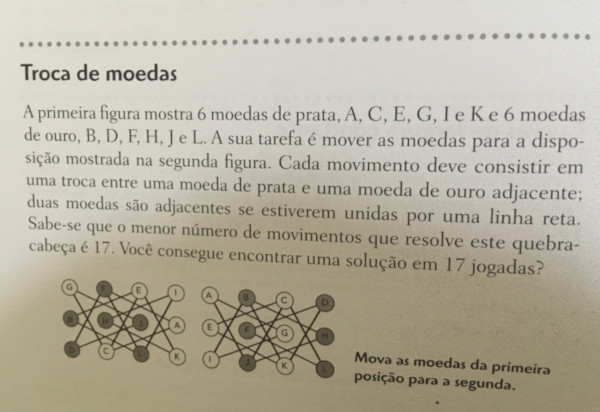
#> input picture ComputerVision/OCRPython/Imagens/livro_adaptativa.jpg, 600 x 412 px, found by its file name
$ python test14.py
#> lines starting #> are read from the running program, lines starting #| are printed output that depends on the picture; after the words box and inside, x2 and y2 are one past the last pixel; in counts of white or black regions, pixels touching at a corner belong together
import cv2

img = cv2.imread('/home/s0la1r3/Documentos/GitHub/Python/ComputerVision/OCRPython/Imagens/livro_adaptativa.jpg')
#> img is the input picture: shape (412, 600, 3); mean B, G, R 159.8, 176.4, 181.6
gray = cv2.cvtColor(img, cv2.COLOR_BGR2GRAY)
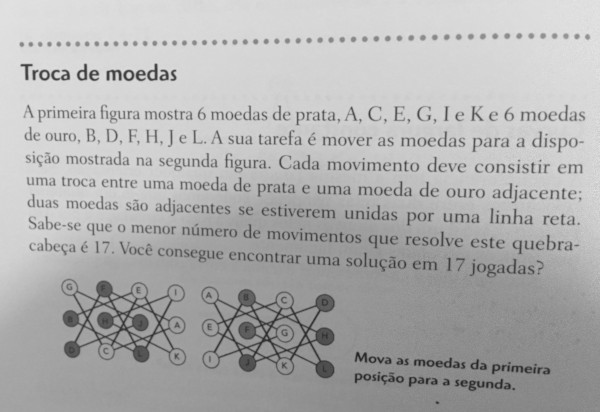
#> gray: shape (412, 600); min 33, max 230, mean 176

adapatMediaGauss = cv2.adaptiveThreshold(gray, 255, cv2.ADAPTIVE_THRESH_MEAN_C, cv2.THRESH_BINARY, 11, 9)
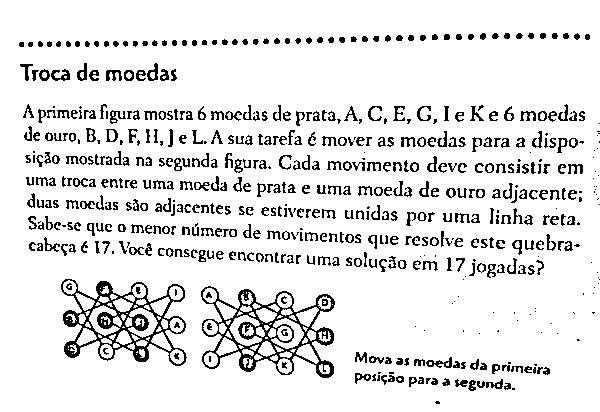
#> adapatMediaGauss: shape (412, 600); 89.5% white; black in thin lines or dots, all inside (x1, y1, x2, y2) = (19, 33, 600, 404)
cv2.imshow('imaagem', adapatMediaGauss)
cv2.waitKey(0)
cv2.destroyAllWindows()

adapatMediaGauss = cv2.adaptiveThreshold(gray, 255, cv2.ADAPTIVE_THRESH_GAUSSIAN_C, cv2.THRESH_BINARY, 11, 9)
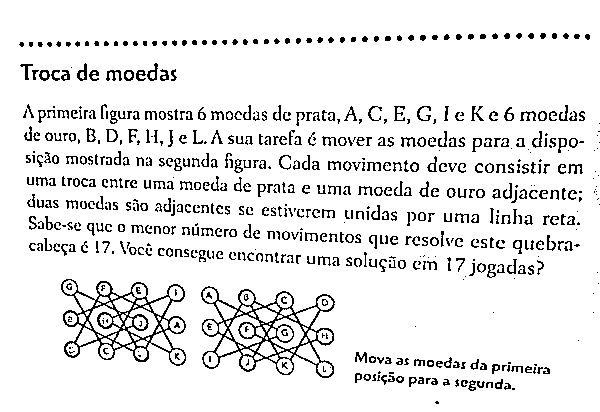
#> adapatMediaGauss: shape (412, 600); 91% white; black in thin lines or dots, all inside (x1, y1, x2, y2) = (19, 33, 600, 404)
cv2.imshow('imagem', adapatMediaGauss)
cv2.waitKey(0)
cv2.destroyAllWindows()

$ run again, with ComputerVision/OCRPython/Imagens/caneca.jpg copied over ComputerVision/OCRPython/Imagens/livro_adaptativa.jpg
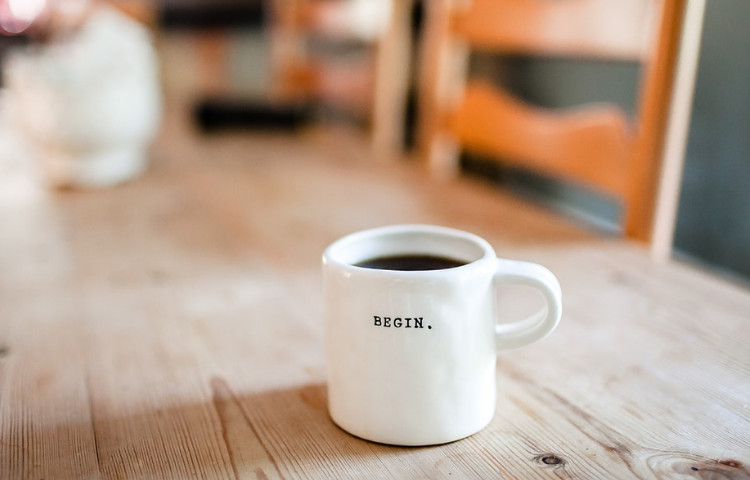
#> input picture ComputerVision/OCRPython/Imagens/caneca.jpg, 750 x 480 px, found by its file name
#> img is the input picture: shape (480, 750, 3); mean B, G, R 142.6, 159.8, 182.4
#> `gray = cv2.cvtColor(img, cv2.COLOR_BGR2GRAY)`:
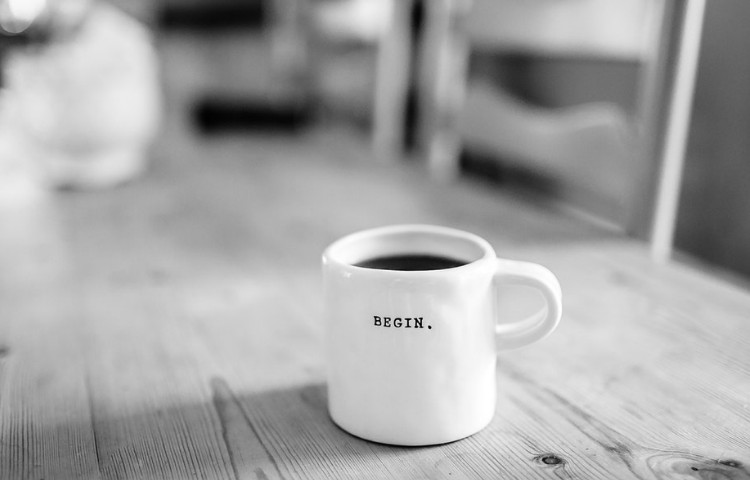
#> gray: shape (480, 750); min 1, max 255, mean 164.6
#> `adapatMediaGauss = cv2.adaptiveThreshold(gray, 255, cv2.ADAPTIVE_THRES..`:
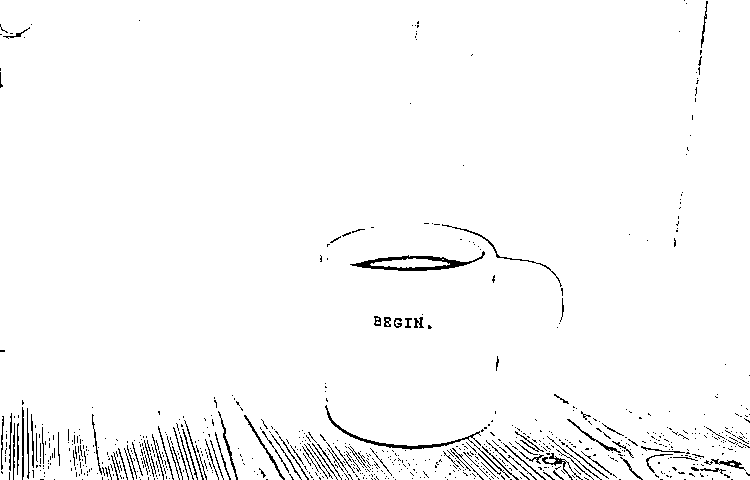
#> adapatMediaGauss: shape (480, 750); 97.5% white; black in thin lines or dots

$ run again, with ComputerVision/OCRPython/Imagens/chines.jpg copied over ComputerVision/OCRPython/Imagens/livro_adaptativa.jpg
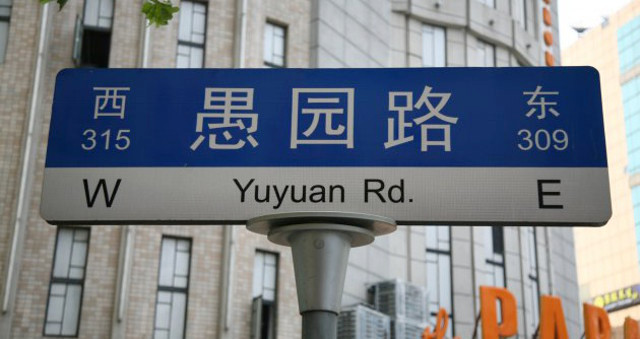
#> input picture ComputerVision/OCRPython/Imagens/chines.jpg, 640 x 339 px, found by its file name
#> img is the input picture: shape (339, 640, 3); mean B, G, R 134.4, 127.1, 122.6
#> `adapatMediaGauss = cv2.adaptiveThreshold(gray, 255, cv2.ADAPTIVE_THRES..`:
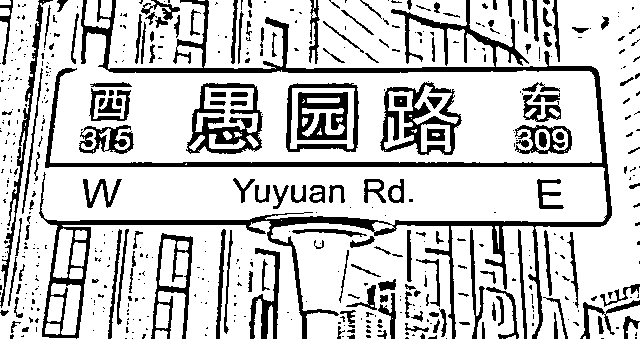
#> adapatMediaGauss: shape (339, 640); 78.4% white; 526 black regions (362 under 20 px), largest, box (x1, y1, x2, y2) and area: (39, 0, 612, 339) 16280, (186, 83, 263, 154) 2157, (380, 82, 462, 155) 2109
#> `adapatMediaGauss = cv2.adaptiveThreshold(gray, 255, cv2.ADAPTIVE_THRES..`:
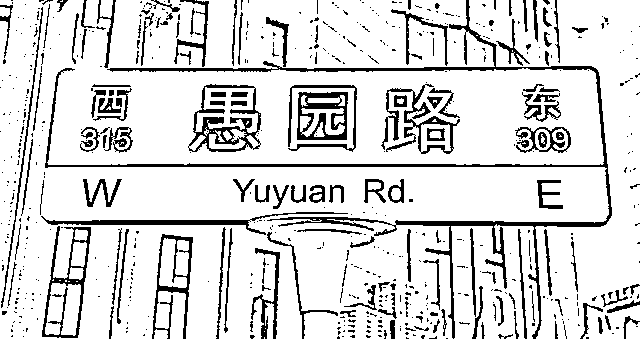
#> adapatMediaGauss: shape (339, 640); 85.3% white; 635 black regions (492 under 20 px), largest, box (x1, y1, x2, y2) and area: (45, 0, 612, 339) 6899, (188, 84, 261, 152) 1544, (297, 92, 348, 140) 1263
